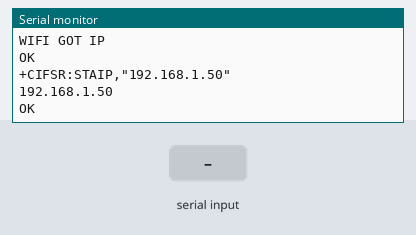
This sketch was run on a simulated Arduino Mega 2560, built with avr-gcc and run on an emulated ATmega2560. On the bench: the last lines printed to the serial monitor. Inputs (shaded band) come from the test bench. The modem accepts every AT command (registered, SIM ready, sends succeed) and sends nothing else.

Above: at 11.2 s.
11.3 s: "1" received over the second serial link
At 12.4 s:
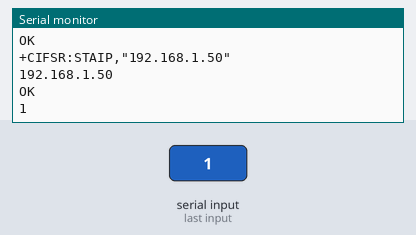
12.8 s: "0" received over the second serial link
At 14.2 s:
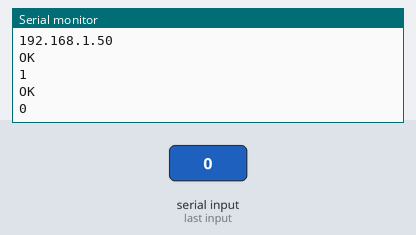
14.3 s: "2" received over the second serial link
At 17.4 s:
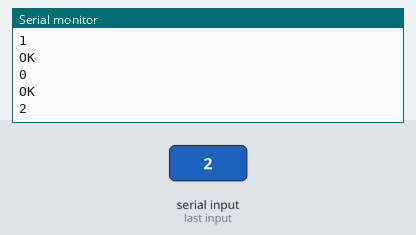
Timing chart, 0 to 18.9 s (numbered marks = the images above; inputs shaded):
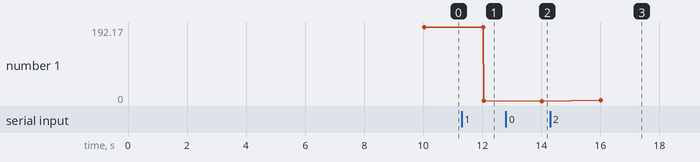

The sketch:

ESP_as_server.ino
```cpp
void setup() {
 Serial.begin(9600); // put your setup code here, to run once:
 Serial3.begin(115200);
 sendtoESP("AT+RST",2000);
 sendtoESP("AT+CWMODE=1",1000);
 sendtoESP("AT+CWJAP=\"GSP-STAFF\",\"55r@G5b#",5000);
 sendtoESP("AT+CIFSR",2000);


}
void loop() {
  // put your main code here, to run repeatedly:
sendtoESP("AT+CIFSR",2000);
sendtoESP("AT+CIPMUX=1",2000);
sendtoESP("AT+CIPSERVER=1,80",2000);
sendtoESP("AT+CIPSEND=0,26",3000);
sendtoESP("HELLO BHAI LOG MJA MACHO",5000);
sendtoESP("AT+CIPCLOSE=0",1000);
sendtoESP("AT+CIPSERVER=0",3000);
}
void sendtoESP(String cmd,int delaytime)
{
  Serial3.println(cmd);
  delay(delaytime);
  while(Serial3.available())

  {
    Serial.write(Serial3.read());
  }

}
```

Measured:
- after the input at 11.3 s, the serial monitor: prints a new line after 0.76 s (image 1)
- after the input at 12.8 s, the serial monitor: prints a new line after 1.2 s (image 2)
- after the input at 14.3 s, the serial monitor: prints a new line after 1.7 s (image 3)
- plotted number 1: 192.17 → 1 after the input at 11.3 s, 1 → 0 after the input at 12.8 s, 0 → 2 after the input at 14.3 s
